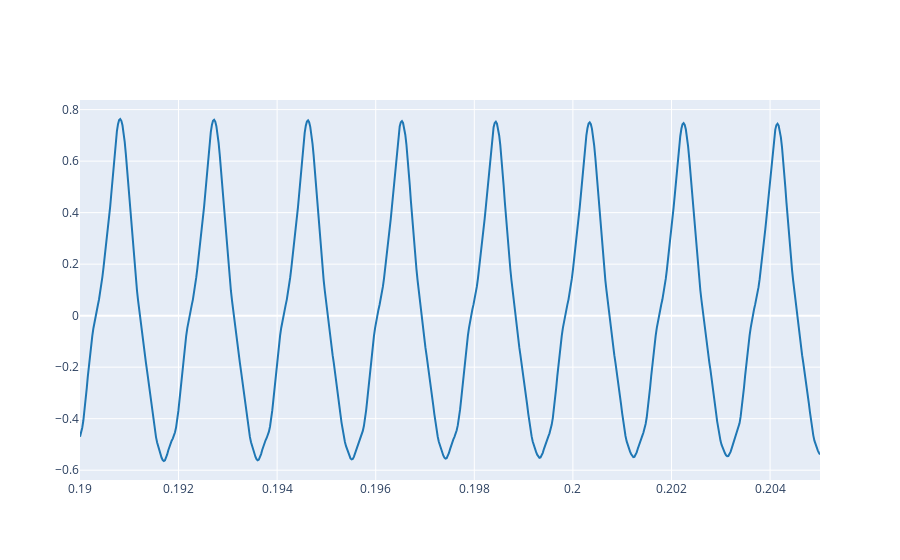

Write notebook code for a chart like this one.
### Markdown cell above
3.1. Load your reference audio signal and plot some periods (5-10) where the amplitude is stable. For instance see Ex. 2.3 from Lab 1.

### Code cell
# Write the code here
filepath = "celtic-harp-c5.wav"
ref, fs = load_audio(filepath)
Audio(ref, rate=fs)
plot_signals(ref, fs, t_start=0.19, t_end=0.205056)

### Figure 1 — Plotly figure (JSON) as saved in the notebook; plotly's stock layout.template omitted (floating-point values rounded to 4 significant figures; data arrays with more than 128 entries replaced by an {"elided": "..."} marker saying what was removed)
{"data": [{"line": {"color": "#1f77b4", "shape": "linear"}, "mode": "lines", "name": "audio signal 0", "type": "scatter", "x": {"elided": "663 float values"}, "y": {"elided": "663 float values"}}], "layout": {}}
